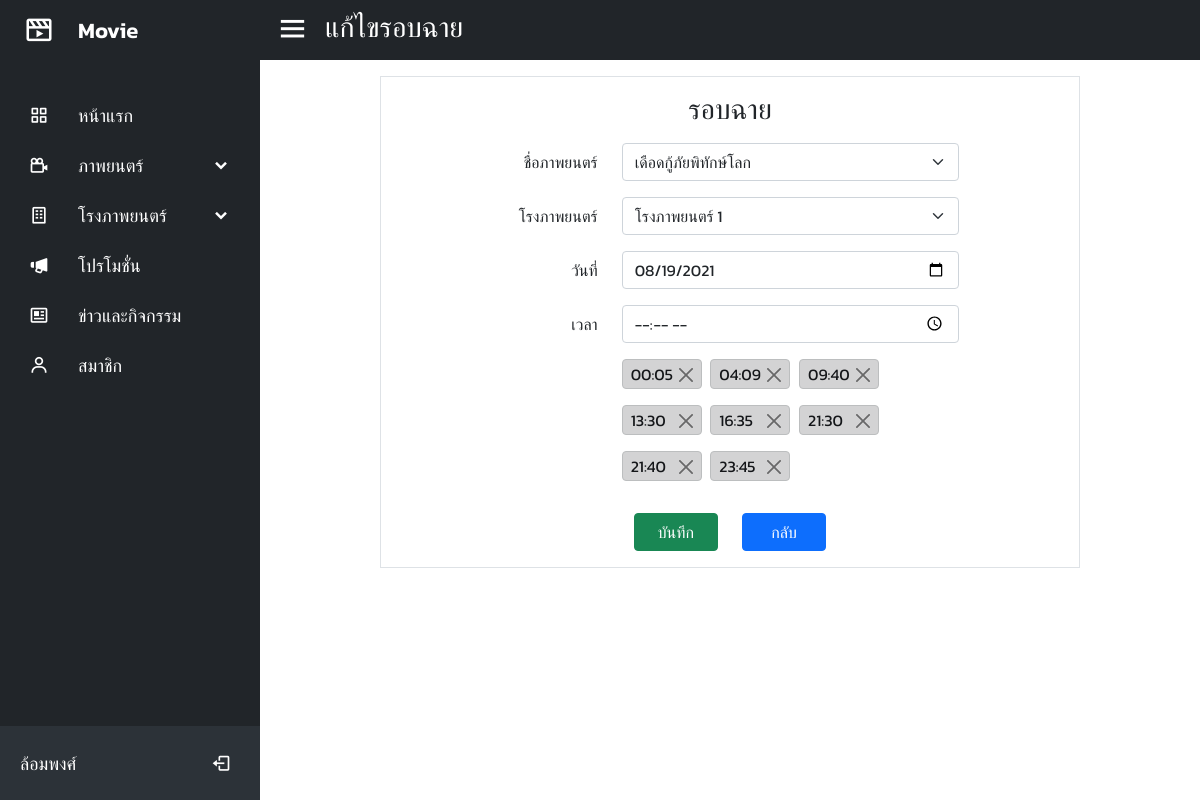
/admin/cycleEdit.php?id=10 (signed in), run on the app's committed database.
### tables this page shows
CREATE TABLE `cycle_detail` (
  `cyc_id` int(11) NOT NULL,
  `mov_id` int(11) NOT NULL,
  `cin_id` int(11) NOT NULL,
  `cyc_date` date NOT NULL
);

CREATE TABLE `movies` (
  `mov_id` int(11) NOT NULL,
  `mov_type_id` int(11) NOT NULL,
  `mov_name` varchar(100) NOT NULL,
  `mov_actor` varchar(100) NOT NULL,
  `mov_superintendent` varchar(100) NOT NULL,
  `mov_details` text NOT NULL,
  `mov_time` varchar(5) NOT NULL,
  `mov_date_start` date NOT NULL,
  `mov_date_end` date NOT NULL,
  `mov_picture` varchar(100) NOT NULL,
  `mov_status` char(1) NOT NULL
);

CREATE TABLE `cycle` (
  `cyc_id` int(11) NOT NULL,
  `cyc_time` varchar(5) NOT NULL
);

### admin/cycleEdit.php (the view, shortened to what this page needs)
<?php
include_once("../connectDB.php");
$sqlMov = "SELECT * FROM movies";
$queryMov = $conn->query($sqlMov);
$sqlCin = "SELECT * FROM cinema WHERE branch_id = " . $_SESSION["branch_id"] . " and cin_status = 1";
$queryCin = $conn->query($sqlCin);
$sql = "SELECT * FROM cycle_detail WHERE cyc_id = " . $_GET["id"];
$query = $conn->query($sql);
$result = mysqli_fetch_assoc($query);
$sqlCyc = "SELECT * FROM cycle WHERE cyc_id = " . $_GET["id"] . " ORDER BY cyc_time";
$queryCyc = $conn->query($sqlCyc);
?>
<!DOCTYPE html>
<html lang="en">
<head>
    <?php include_once("head.php"); ?>
</head>
<body>
    <?php include_once("sidebar.php"); ?>
    <div class="home-section">
        <nav class="navbar navbar-dark bg-dark home-content w-100 text-white">
            <ul class="navbar-nav flex-row">
                <li class="nav-item">
                    <i class='bx bx-menu'></i>
                </li>
                <li class="nav-item">
                    <span class="h3" id="text-title">แก้ไขรอบฉาย</span>
                </li>
            </ul>
        </nav>
        <div class="content pt-3" id="content">
            <div class="mx-auto border" style="width: 700px;">
                <h3 class="text-center my-3">รอบฉาย</h3>
                <form id="cyc_form_edit" method="POST">
                    <div class="row align-items-center mb-3">
                        <div class="col-4 text-end">
                            <label for="mov_id" class="col-form-label">ชื่อภาพยนตร์</label>
                        </div>
                        <div class="col-6">
                            <select class="form-select" name="mov_id" id="mov_id" required>
                                <?php
                                while ($row = mysqli_fetch_assoc($queryMov)) {
                                ?>
                                    <option value="<?= $row["mov_id"]; ?>" <?php if ($result["mov_id"] == $row["mov_id"]) echo "selected" ?>><?= $row["mov_name"]; ?></option>
                                <?php } ?>
                            </select>
                        </div>
                    </div>
                    <div class="row align-items-center mb-3">
                        <div class="col-4 text-end">
                            <label for="cin_id" class="col-form-label">โรงภาพยนตร์</label>
                        </div>
                        <div class="col-6">
                            <select class="form-select" name="cin_id" id="cin_id" required>
                                <?php
                                while ($row = mysqli_fetch_assoc($queryCin)) {
                                ?>
                                    <option value="<?= $row["cin_id"]; ?>" <?php if ($result["cin_id"] == $row["cin_id"]) echo "selected" ?>>โรงภาพยนตร์ <?= $row["cin_name"]; ?></option>
                                <?php } ?>
                            </select>
                        </div>
                    </div>
                    <div class="row align-items-center mb-3">
                        <div class="col-4 text-end">
                            <label for="cyc_date" class="col-form-label">วันที่</label>
                        </div>
                        <div class="col-6">
                            <input type="date" name="cyc_date" id="cyc_date" class="form-control" value="<?= $result["cyc_date"]; ?>" required>
                        </div>
                    </div>
                    <div class="row align-items-center mb-3">
                        <div class="col-4 text-end">
                            <label for="cyc_time" class="col-form-label">เวลา</label>
                        </div>
                        <div class="col-6">
                            <input type='time' name="cyc_time" id="cyc_time" class="form-control">
                        </div>
                    </div>
                    <div class="row align-items-center mb-3">
                        <div class="col-6 alertTime">
                            <?php while ($row = mysqli_fetch_assoc($queryCyc)) { ?>
                                <div class="alert alert-dark alert-dismissible fade show py-0" role="alert">
                                    <span class="align-middle"><?= $row["cyc_time"]; ?></span>
                                    <button type="button" class="align-middle btn-close btn-sm" onClick="removeItem(this.id)" id="<?= $row["cyc_time"] ?>" data-bs-dismiss="alert" aria-label="Close"></button>
                                </div>
                            <?php } ?>
                        </div>
                    </div>
                    <div class="row mb-3">
                        <div class="col-6 text-end">
                            <input type="submit" class="btn btn-success w-25" value="บันทึก">
                        </div>
                        <div class="col-6">
                            <a href="cycle.php" class="btn btn-primary w-25">กลับ</a>
                        </div>
                    </div>
                </form>
            </div>
        </div>
    </div>
</body>
</html>

### css/admin.css (style rules this page uses)
* { margin: 0; padding: 0; box-sizing: border-box; font-family: 'Kanit', sans-serif; }
.home-section { position: relative; background: white; height: 100vh; left: 260px; width: calc(100% - 260px); }
.home-section .home-content { height: 60px; }
.home-section .home-content .bx-menu { font-size: 35px; }
.home-section .home-content .bx-menu { margin: 0 15px; cursor: pointer; }
.alertTime .alert { height: 30px; width: 80px !important; display: inline-block; padding: 0 0.5rem !important; margin-right: 5px !important; }
.alertTime .alert .btn-close { height: 30px !important; padding: 0 0.5rem !important; }

### data on the page
cycle_detail: mov_id "เดือดกู้ภัยพิทักษ์โลก", cin_id "โรงภาพยนตร์ 1", cyc_date "08/19/2021"
cycle: cyc_time "00:05"
cycle: cyc_time "04:09"
cycle: cyc_time "09:40"
cycle: cyc_time "13:30"
cycle: cyc_time "16:35"
cycle: cyc_time "21:30"
cycle: cyc_time "21:40"
cycle: cyc_time "23:45"

### other printed values
$_SESSION["name"] "ล้อมพงศ์"
